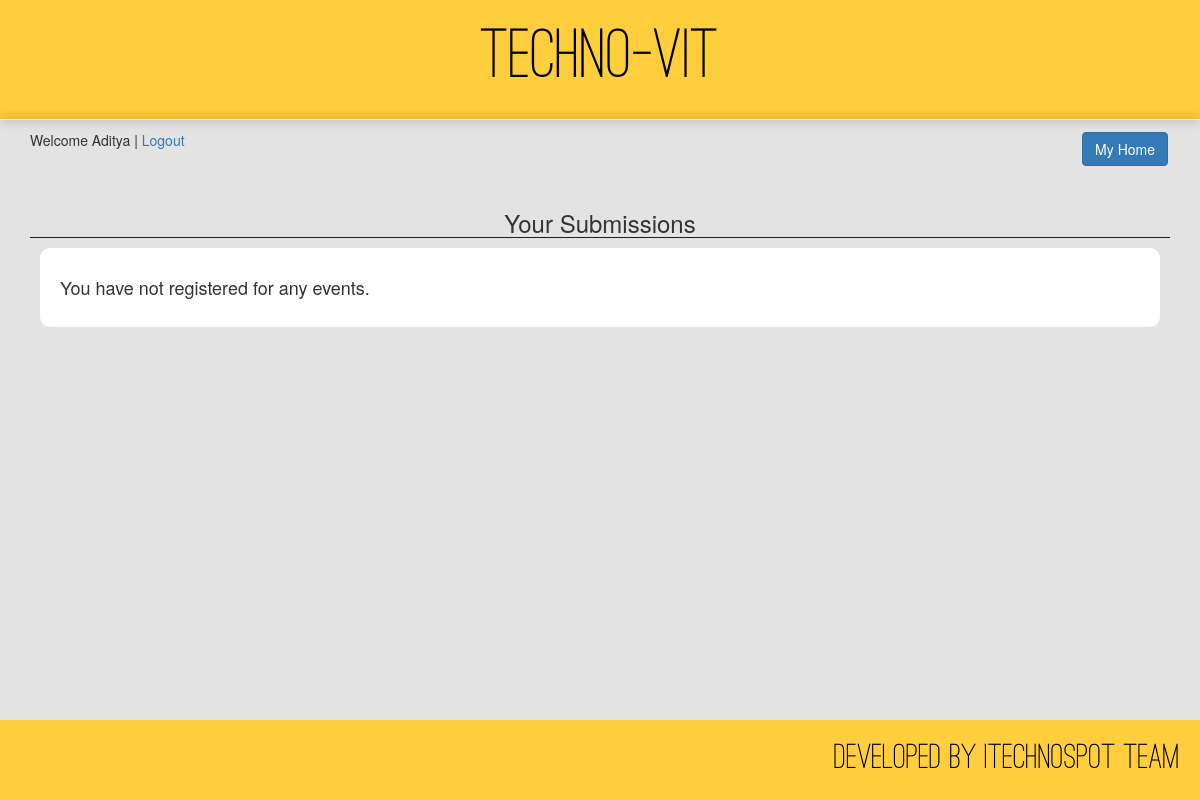
The page /dashboard.php (signed in) on the database as committed earlier.
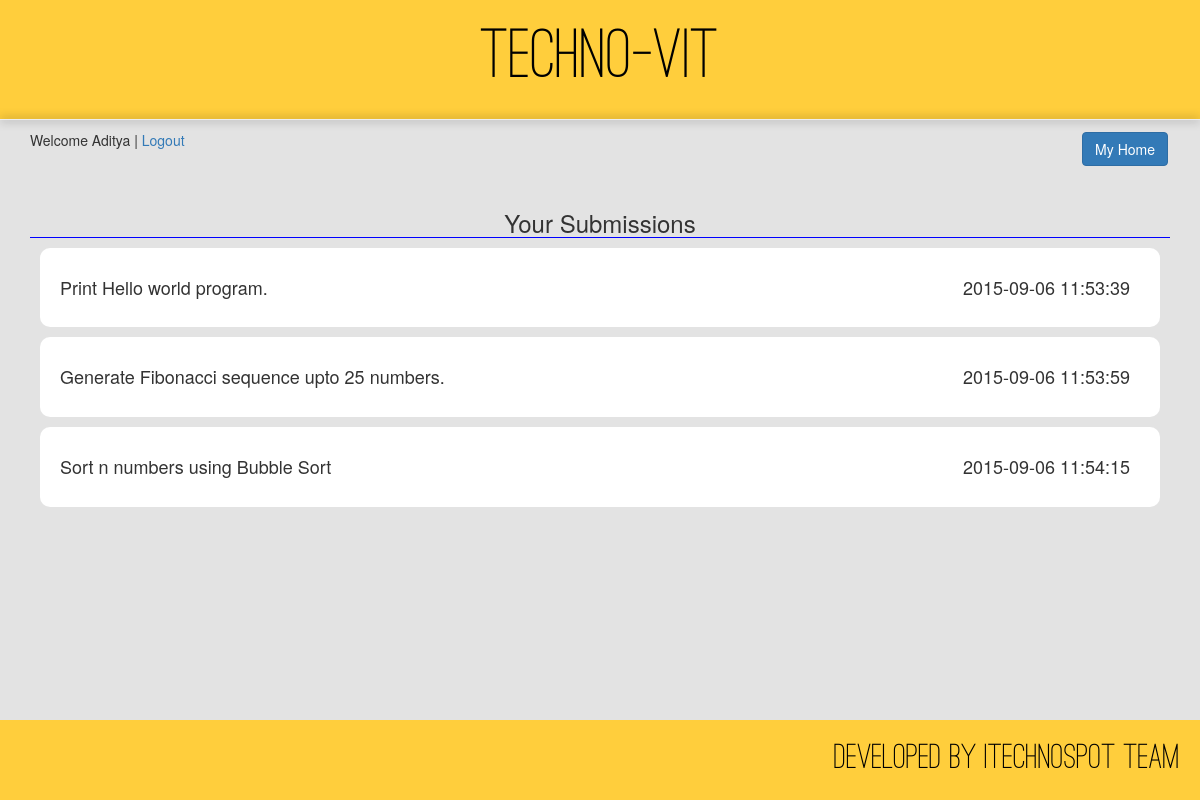
The same page on the database as committed later.
### tables this page shows
CREATE TABLE IF NOT EXISTS `submissions` (
  `sid` int(5) NOT NULL,
  `uid` int(4) NOT NULL,
  `qid` int(3) NOT NULL,
  `attempts` int(1) NOT NULL,
  `errors` int(2) NOT NULL,
  `lines_used` int(3) NOT NULL,
  `uploaded_time` varchar(30) DEFAULT NULL
);

CREATE TABLE IF NOT EXISTS `questions` (
  `qid` int(4) NOT NULL,
  `qdesc` varchar(1000) NOT NULL,
  `difficulty` int(1) NOT NULL,
  `max_err` int(3) NOT NULL,
  `max_lines` int(2) NOT NULL
);

### dashboard.php (the view, shortened to what this page needs)
<!DOCTYPE html>
<html>
<head>
	<link href="https://maxcdn.bootstrapcdn.com/bootstrap/3.3.5/css/bootstrap.min.css" rel="stylesheet">
	<link rel="stylesheet" href="css/font.css">
	<link rel="stylesheet" href="css/custom.css">
	<link rel="stylesheet" type="text/css" href="css/style.css">
	<link rel="stylesheet" href="https://maxcdn.bootstrapcdn.com/font-awesome/4.4.0/css/font-awesome.min.css">
</head>
<body>
<div id="ctr">
	<?php require('header.php'); ?>
	<div class="container maincontent">
			<?php
			if(isset($_SESSION['uname']))
			{
			$fname=$_SESSION['fname'];
			echo 'Welcome '.$fname;
			echo ' | <a href="logout.php">Logout</a><a class="btn btn-primary" style="float:right;margin:2px;" href="index.php">My Home</a>';
			?>
				<br><br><br>
				<div class="row" class="text-center">
					<div class="col-sm-12">
						<h3 class="text-center" style="border-bottom: 1px solid blue;"> Your Submissions </h3>
						<?php
						include 'db.php';
						$query = "SELECT q.qdesc,s.uploaded_time from questions q,submissions s WHERE q.qid=s.qid and uid=".$_SESSION['uid'];
						$result=mysqli_query($conn,$query) or die("The Query failed: ".mysqli_error($conn));
						$count = mysqli_num_rows($result);
						if($count>0){
						while ($row = mysqli_fetch_assoc($result)) {
							$uploaded_time = $row['uploaded_time'];
							echo '<div class="row" style="background-color: rgb(255, 255, 255); padding: 20px; border-radius: 10px;margin:10px;"><h4 style="display: inline; margin-right: 10px;float:left;">'.$row['qdesc'].'</h4>
								<h4 style="display: inline; margin-right: 10px;float:right;">'.$uploaded_time.'</h4>
								</div>';
						}
						}else{
							echo '<div class="row" style="background-color: rgb(255, 255, 255); padding: 20px; border-radius: 10px;margin:10px;"><h4 style="display: inline; margin-right: 10px;float:left;">You have not registered for any events.</h4>
								</div>';
						}
						?>
					</div>
				</div>
			<?php
			}
			else
			{
			echo '<center><br><br><br><br>';
			echo '<h1>Welcome to Gravitas!!!</h1>';
			echo '<br><a class="btn btn-primary btn-lg" role="button" href="register.php">Register</a> | <a class="btn btn-success btn-lg" role="button" href="login.php">Login</a>';
			echo '</center>';
			}
			?>
		</div>
		<?php require('footer.php'); ?>
</div>
</body>
</html>

### header.php
<center>
		<div class="main"><h1 class="font-ostrich big">techno-VIT</h1></div>
		<hr>
</center>

### footer.php
<footer class="footer1">
	      <div class="container">
	        <h1 class="font-ostrich right">Developed by ITechnospot Team</h1>
	      </div>
</footer>

### css/custom.css (style rules this page uses)
.maincontent { padding-top: 10px; padding-bottom:100px; }

### css/style.css (style rules this page uses)
.font-ostrich { font-family: 'ostrich-regular'; }
.big { font-weight: lighter; font-size: 72px; }
h1 { margin: 0px; color: #000; padding: 20px; }
.main { height: auto; margin: 0px; padding: 0px; background-color: #ffce3c; }
hr { padding: 0px; margin: 0px; box-shadow: 0px 0px 10px #000; }
.footer1 { position: absolute; bottom: 0; width:100%; height:80px; background:#ffce3c; }
.right { position: absolute; right: 0px; }
#ctr { min-height:100%; position:relative; }
html, body { margin:0; padding:0; height:100%; background-color: #e3e3e3; }

Rows that differ between the two databases and show on the page:
added submissions: qid.qdesc "Print Hello world program.", uploaded_time "2015-09-06 11:53:39"
added submissions: qid.qdesc "Generate Fibonacci sequence upto 25 numbers.", uploaded_time "2015-09-06 11:53:59"
added submissions: qid.qdesc "Sort n numbers using Bubble Sort", uploaded_time "2015-09-06 11:54:15"
Other text that changed with them:
text no longer shown: "You have not registered for any events."
